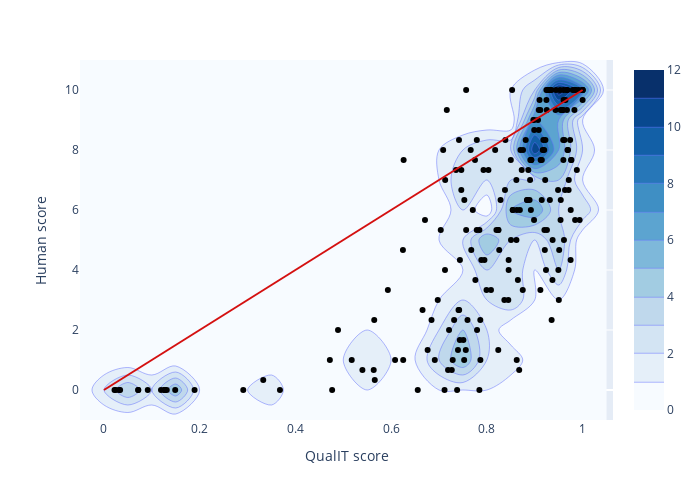

The code cell stored with this chart in its notebook:
### Markdown cell above
Attention : Les extractions échouées ne sont pas sur la pluspart des graphiques car elles n'ont pas de valeur dans "Hallucinations" ou "Idées_non_ind".

### Code cell
# Heatmap de densité en arrière-plan
fig = px.density_contour(
    df, x="C", y="score_humain",
    nbinsx=20, nbinsy=20
)
fig.update_traces(contours_coloring="fill", contours_showlabels = False, colorscale="Blues")
# Scatter plot
fig.add_scatter(
    x=df["C"], y=df["score_humain"],
    mode="markers",
    marker=dict(color="#000000"),
    hovertemplate="QualIT score = %{x}<br>Human score = %{y}<extra></extra>"
)
fig.add_shape(
    type="line", x0=0, x1=1, y0=0, y1=10,
    xref="x", yref="y",
    line=dict(color="#d41010")
)
fig.update_layout(
    xaxis_title="QualIT score", yaxis_title="Human score",
    width=700, height=500,
    coloraxis_showscale=False
)
fig.show()

### Figure 1 — Plotly figure (JSON) as saved in the notebook; plotly's stock layout.template omitted (floating-point values rounded to 4 significant figures; data arrays with more than 128 entries replaced by an {"elided": "..."} marker saying what was removed)
{"data": [{"colorscale": [[0, "rgb(247,251,255)"], [0.125, "rgb(222,235,247)"], [0.25, "rgb(198,219,239)"], [0.375, "rgb(158,202,225)"], [0.5, "rgb(107,174,214)"], [0.625, "rgb(66,146,198)"], [0.75, "rgb(33,113,181)"], [0.875, "rgb(8,81,156)"], [1, "rgb(8,48,107)"]], "contours": {"coloring": "fill", "showlabels": false}, "hovertemplate": "C=%{x}<br>score_humain=%{y}<br>count=%{z}<extra></extra>", "legendgroup": "", "line": {"color": "#636efa"}, "name": "", "nbinsx": 20, "nbinsy": 20, "showlegend": false, "type": "histogram2dcontour", "x": {"elided": "200 float values"}, "xaxis": "x", "xbingroup": "x", "y": {"elided": "200 float values"}, "yaxis": "y", "ybingroup": "y"}, {"hovertemplate": "QualIT score = %{x}<br>Human score = %{y}<extra></extra>", "marker": {"color": "#000000"}, "mode": "markers", "type": "scatter", "x": {"elided": "200 float values"}, "y": {"elided": "200 float values"}}], "layout": {"coloraxis": {"showscale": false}, "height": 500, "legend": {"tracegroupgap": 0}, "margin": {"t": 60}, "shapes": [{"line": {"color": "#d41010"}, "type": "line", "x0": 0, "x1": 1, "xref": "x", "y0": 0, "y1": 10, "yref": "y"}], "width": 700, "xaxis": {"anchor": "y", "domain": [0, 1], "title": {"text": "QualIT score"}}, "yaxis": {"anchor": "x", "domain": [0, 1], "title": {"text": "Human score"}}}}
